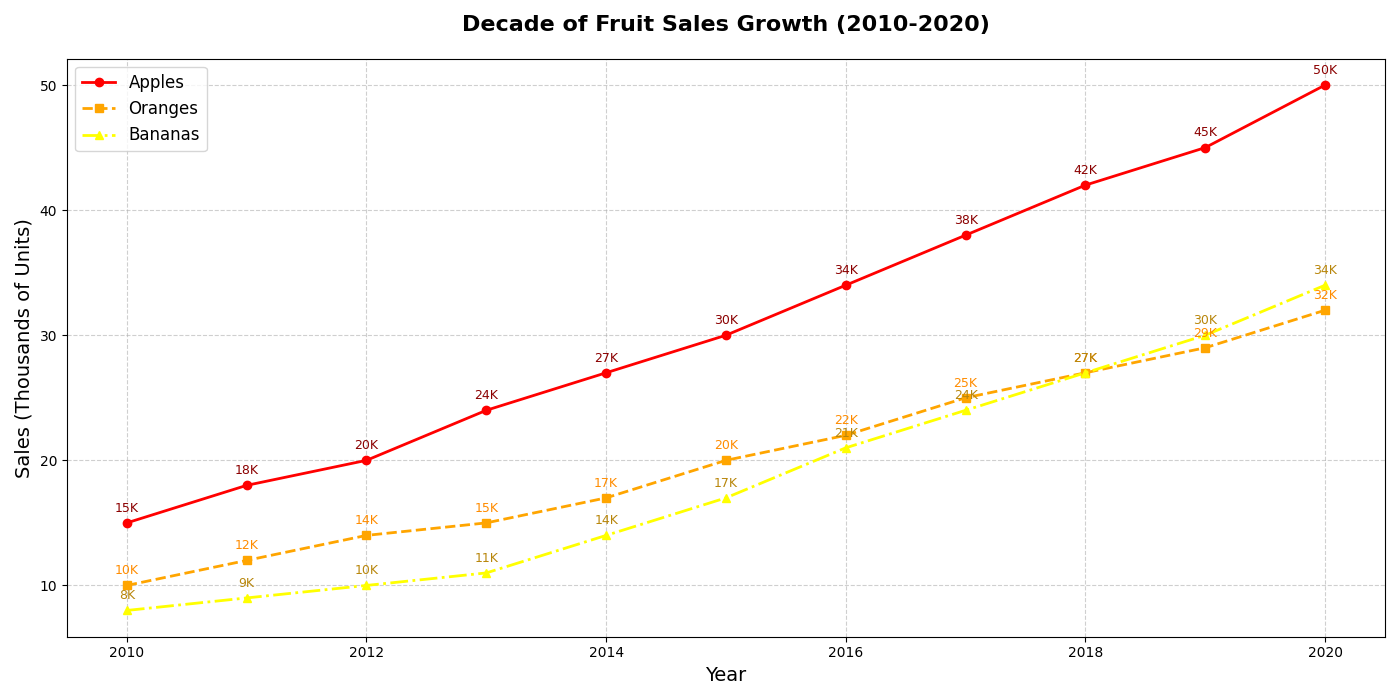

This chart was generated by the following Python code:
import matplotlib.pyplot as plt
import numpy as np

# Backstory:
# The following chart visualizes the growth of different fruit sales over a decade from 2010 to 2020.
# The chart will display the sales of apples, oranges, and bananas in thousands of units.

# Years from 2010 to 2020
years = np.arange(2010, 2021)

# Sales data (in thousands of units)
apple_sales = [15, 18, 20, 24, 27, 30, 34, 38, 42, 45, 50]
orange_sales = [10, 12, 14, 15, 17, 20, 22, 25, 27, 29, 32]
banana_sales = [8, 9, 10, 11, 14, 17, 21, 24, 27, 30, 34]

# Create figure and axis
fig, ax = plt.subplots(figsize=(14, 7))

# Plot sales data with different markers and styles
ax.plot(years, apple_sales, marker='o', linestyle='-', color='r', linewidth=2, markersize=6, label='Apples')
ax.plot(years, orange_sales, marker='s', linestyle='--', color='orange', linewidth=2, markersize=6, label='Oranges')
ax.plot(years, banana_sales, marker='^', linestyle='-.', color='yellow', linewidth=2, markersize=6, label='Bananas')

# Add annotations for key data points
for year, sales in zip(years, apple_sales):
    ax.annotate(f'{sales}K', xy=(year, sales), xytext=(0, 8), textcoords='offset points', fontsize=9, ha='center', color='darkred')

for year, sales in zip(years, orange_sales):
    ax.annotate(f'{sales}K', xy=(year, sales), xytext=(0, 8), textcoords='offset points', fontsize=9, ha='center', color='darkorange')

for year, sales in zip(years, banana_sales):
    ax.annotate(f'{sales}K', xy=(year, sales), xytext=(0, 8), textcoords='offset points', fontsize=9, ha='center', color='darkgoldenrod')

# Set the title and labels
ax.set_title('Decade of Fruit Sales Growth (2010-2020)', fontsize=16, fontweight='bold', pad=20)
ax.set_xlabel('Year', fontsize=14)
ax.set_ylabel('Sales (Thousands of Units)', fontsize=14)

# Add grid lines for better readability
ax.grid(True, linestyle='--', alpha=0.6)

# Add a legend
ax.legend(loc='upper left', fontsize=12)

# Automatically adjust layout to prevent text overlap
plt.tight_layout()

# Display the plot
plt.show()
